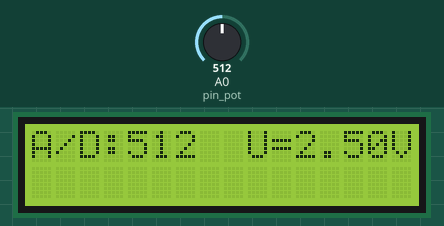
Recording of a sketch running on a simulated Arduino Uno, built with avr-gcc and run on an emulated ATmega328P. Shown: 16×2 character LCD. The inputs (shaded band) are chosen by the test bench; at power-on: A0 (pin_pot) = 512.

Above: at 1.2 s.
1.3 s: A0 (pin_pot) set to 716
At 1.8 s:
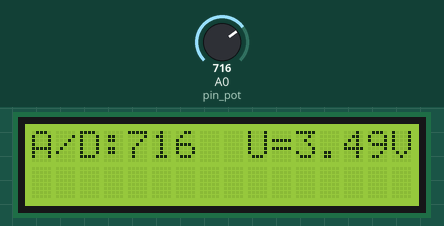
2.8 s: A0 (pin_pot) set to 900
At 4.0 s:
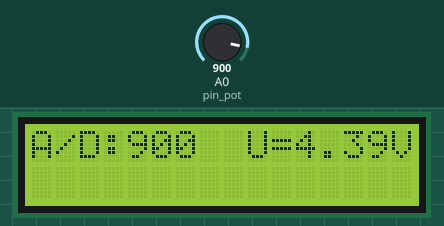
4.4 s: A0 (pin_pot) set to 1023
At 5.0 s:
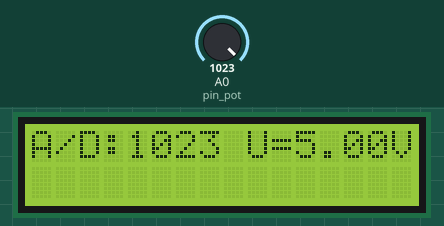
Timing chart, 0 to 7.4 s (numbered marks = the images above; inputs shaded):
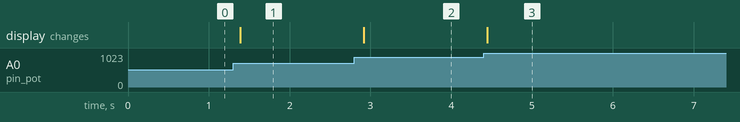

Measured:
- after the input at 1.3 s, the display: changes after 0.09 s (image 1)
- after the input at 2.8 s, the display: changes after 0.12 s (image 2)
- after the input at 4.4 s, the display: changes after 0.05 s (image 3)

The sketch:

LV04_ZAD09.ino
```cpp
#include <Wire.h>
#include <LiquidCrystal_I2C.h>

int pin_pot = A0;
int AD_value = 0;

LiquidCrystal_I2C lcd(0x27, 16, 2);

void setup() {
  pinMode(pin_pot, INPUT);

  lcd.begin();
  lcd.backlight();
}

void loop() {
  AD_value = analogRead(pin_pot);
  int nVoltage1 = map(AD_value, 0, 1023, 0, 500);
  float nVoltage2 = (float)nVoltage1/100;

  lcd.clear();
  lcd.setCursor(0, 0);
  lcd.print("A/D:");
  lcd.print(AD_value);

  lcd.setCursor(9, 0);
  lcd.print("U=");
  lcd.print(nVoltage2);
  lcd.print("V");

  delay(200);
}
```
